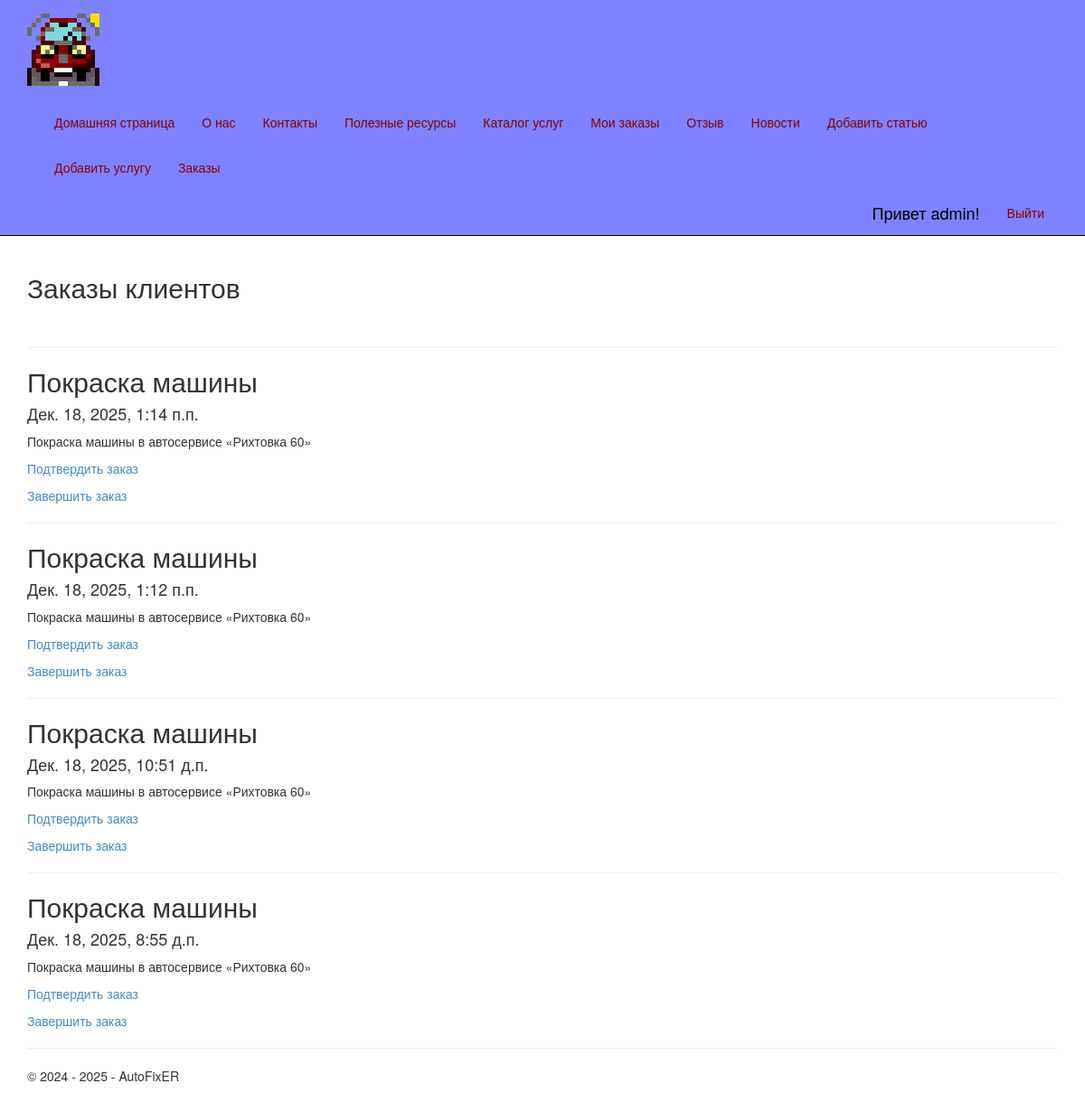
/order/ (signed in), run on the app's committed database.
### app/models.py (models this page shows, shortened)
class Order(models.Model):
    service = models.ForeignKey(Service, null=True, blank=True, on_delete = models.SET_NULL, verbose_name = "Услуга")
    customer = models.ForeignKey(User, null=True, blank=True, on_delete = models.SET_NULL, verbose_name = "Покупатель")
    confrim = models.BooleanField(default=False, verbose_name="Подтвержден")
    ordered = models.DateTimeField(default=datetime.now(), db_index=True, verbose_name="Заказан")
    price = models.IntegerField(default=0, verbose_name="Цена")
    completed = models.BooleanField(default=False, verbose_name="Завершен")
    class Meta:
        db_table = "Orders" # имя таблицы для модели
        ordering = ["-id"] # порядок сортировки данных в модели ("-" означает по убыванию)
        verbose_name = "заказ"
        verbose_name_plural = "заказы"

class Service(models.Model):
    title = models.CharField(max_length=100, verbose_name="Заголовок")
    description = models.TextField(verbose_name="Краткое содержание")
    content = models.TextField(verbose_name="Полное содержание")
    price = models.IntegerField(default=0, verbose_name="Цена")
    image = models.FileField(default='temp.jpg', verbose_name='Путь к картинке')
    category = models.CharField(default='', max_length=100, verbose_name="Категория")
    class Meta:
        db_table = "Services" # имя таблицы для модели
        ordering = ["-price"] # порядок сортировки данных в модели ("-" означает по убыванию)
        verbose_name = "услуга"
        verbose_name_plural = "услуги"

### app/views.py (the view)
# urls.py: path('order/', views.order, name='order'),
def order(request):
    assert isinstance(request, HttpRequest)
    orders = Order.objects.all()
    return render(
        request,
        'app/order.html',
        {
            'title':'Заказы клиентов',
            'orders': orders,
            'year':datetime.now().year,
            }
        )

### app/templates/app/order.html (shortened to what this page needs)
{% extends "app/layout.html" %}
{% block content %}
<h2>{{ title }}</h2>
{% if user.is_staff or user.is_superuser %}
<br />
{% for order in orders %}
<hr />
<div class="">
    <h2> {{order.service.title}} </h2>
    <h4> {{order.ordered}} </h4>
    <p> {{order.service.description}} </p>
    <p><a href="{% url 'editorder' parametr=order.ordered %}"> Подтвердить заказ </a> </p>
    <p><a href="{% url 'completedorder' parametr=order.ordered %}"> Завершить заказ </a> </p>
</div>
{% endfor %}
{% else %}
<h3> Доступ к заказам клиентов есть только у менеджеров </h3>
{% endif %}
{% endblock %}

### app/templates/app/loginpartial.html (shortened to what this page needs)
﻿{% if user.is_authenticated %}
<form id="logoutForm" action="/logout/" method="post" class="navbar-right">
    <ul class="nav navbar-nav navbar-right">
        <li><span class="navbar-brand">Привет {{ user.username }}!</span></li>
        <li><a href="javascript:document.getElementById('logoutForm').submit()">Выйти</a></li>
    </ul>
</form>
{% else %}
<ul class="nav navbar-nav navbar-right">
    <li><a href="{% url 'login' %}">Войти</a></li>
</ul>
{% endif %}

### app/static/app/content/site.css (style rules this page uses)
body { padding-top: 0px; padding-bottom: 20px; }

### data on the page
Order: service "Покраска машины", ordered "Дек. 18, 2025, 1:14 п.п.", service.description "Покраска машины в автосервисе «Рихтовка 60»"
Order: service "Покраска машины", ordered "Дек. 18, 2025, 1:12 п.п.", service.description "Покраска машины в автосервисе «Рихтовка 60»"
Order: service "Покраска машины", ordered "Дек. 18, 2025, 10:51 д.п.", service.description "Покраска машины в автосервисе «Рихтовка 60»"
Order: service "Покраска машины", ordered "Дек. 18, 2025, 8:55 д.п.", service.description "Покраска машины в автосервисе «Рихтовка 60»"

### other printed values
{{ user.username }} "admin"
{{ title }} "Заказы клиентов"
